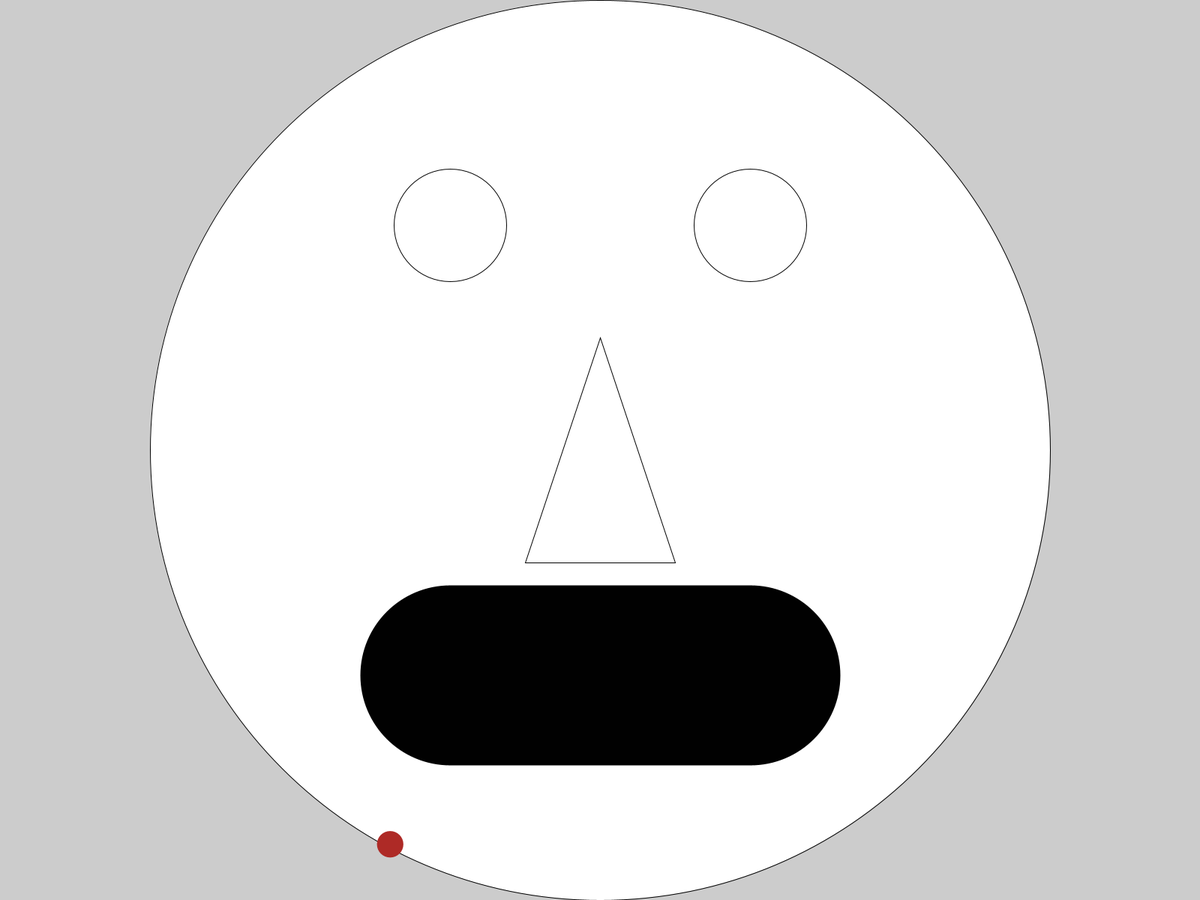
Frame 1 (no input)
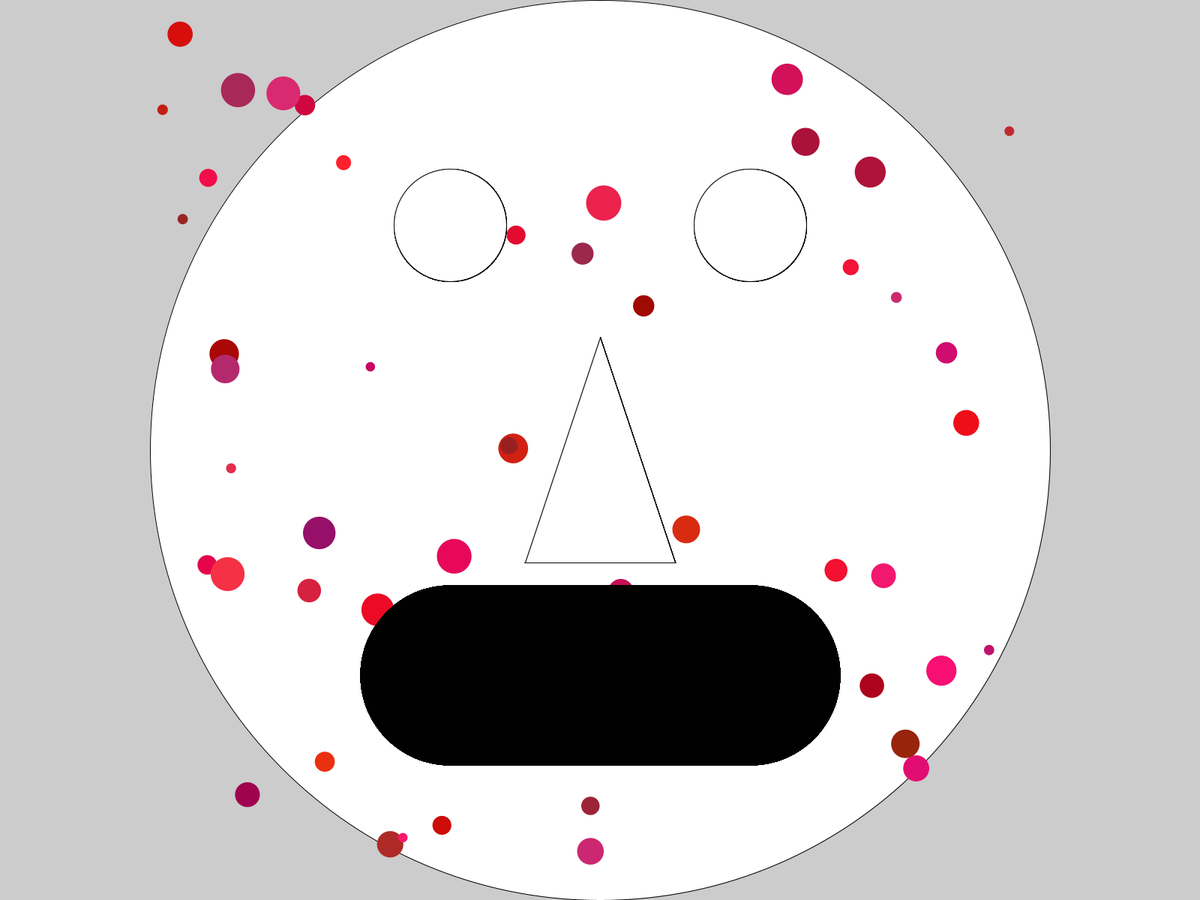
Frame 60 (the mouse pressed at the canvas centre just before this capture)
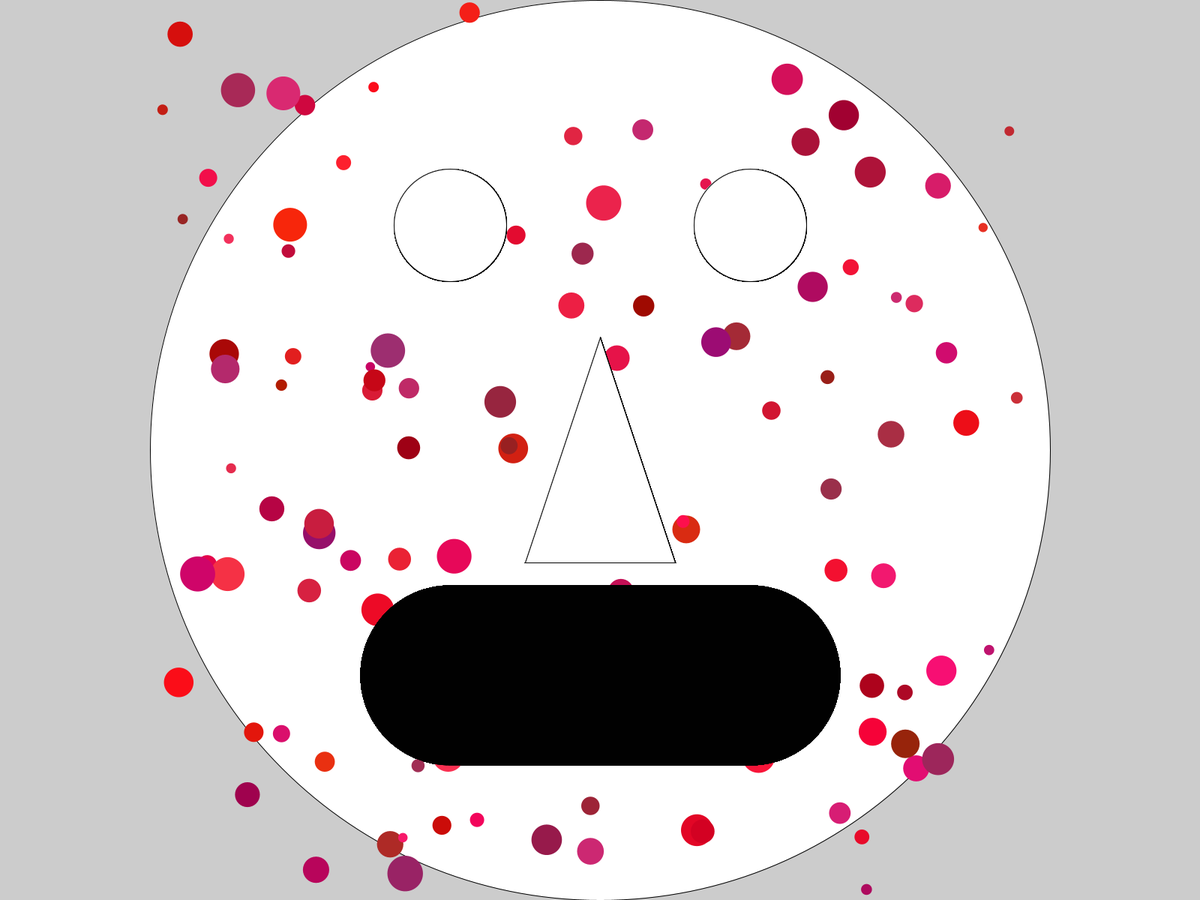
Frame 120 (the mouse held since frame 60 and released just before this capture)

The Processing sketch that drew these frames (run headless with seeded random() and noise(); from frame 60 on, the mouse is pressed at the canvas centre):

// Processing sketch: CompositeShapesDynamic
// ── CompositeShapesDynamic.pde
//Global Variables
int smallerDisplayDimension, reset, mouthOpen;
float rectFaceX, rectFaceY, rectFaceWidth, rectFaceHeight;
float faceX, faceY, faceDiameter;
float leftEyeX, leftEyeY, rightEyeX, rightEyeY, eyeDiameter;
float mouthX1, mouthY1, mouthX2, mouthY2;
float xNose1, yNose1, xNose2, yNose2, xNose3, yNose3;
color measleColour, whiteReset;
Boolean nightMode;
float measleY, measleX, measleDiameter, measleRadius;
//
void setup() 
{
//Display Geometry
fullScreen(); //Uses displayWidth and displayHeight
//Landscape, not portrait or square
int appWidth = displayWidth, appHeight = displayHeight;
println (width, height, displayWidth, displayHeight);
println (appWidth, appHeight);
//Display Orientation
//Computer Tells us the orientation, important for Cell Phone orientation
//if (width >= jeight) {println("Landscape or Square");} else {println("Portrait");}
String ls="Landscape or Square?", p="Portrait", DO="Display Orientation:", instruct="Bru, turn your poon";
String orientation = (width >= height) ? ls : p;
println(DO, orientation);//Verify Variables
if (orientation == p) println(instruct);

/*if (orientation == "Landscape or Square") {empty IF statement} 
else {
println("turn your phone");
}*/


//
//Variable Population: Notic using appWidth & appHeight to move between size() & fullScreen()
smallerDisplayDimension = appHeight; //ALWAYS in landscape
//largerDisplayDimension = width;
reset= smallerDisplayDimension/smallerDisplayDimension;
faceX = appWidth*1/2;
faceY = appHeight*1/2;
rectFaceX = (appWidth*1/2)-(smallerDisplayDimension*1/2); //Square Shape
rectFaceY = appHeight*0;//Square Shape
rectFaceWidth = smallerDisplayDimension;
rectFaceHeight = smallerDisplayDimension;
faceDiameter = smallerDisplayDimension;
leftEyeX = appWidth*3/8;
rightEyeX = appWidth*5/8;
leftEyeY = appHeight*1/4;
rightEyeY = leftEyeY;
eyeDiameter = smallerDisplayDimension*1/8;
mouthX1 = leftEyeX;
mouthY1 = appHeight*3/4;
mouthX2 = rightEyeX;
mouthY2 = mouthY1;
mouthOpen = smallerDisplayDimension*1/5;
xNose1 = appWidth*1/2;
yNose1 = appHeight*3/8;
xNose2 = appWidth*7/16;
yNose2 =appHeight*5/8;
xNose3 = appWidth*9/16;
yNose3 = yNose2; 
//
//Face :Circle = Inscribing a Circle in a rectangle
//Centre a circle on display orientation
//rect(rectFaceX, rectFaceY, rectFaceWidth, rectFaceHeight);
ellipse(faceX, faceY, faceDiameter, faceDiameter);
}//End Setup
//
void draw() 
{
//Measle
measleDiameter = random(smallerDisplayDimension*1/100, smallerDisplayDimension*1/25);//Range of measle size: small=*1/100, large=4xbigger (*1/25)
measleRadius = measleDiameter*1/2;
//println( (appWidth*0)+measleDiameter*1/2, appWidth);
measleX = random(rectFaceX+measleRadius, (( rectFaceX+rectFaceWidth) - measleRadius));
measleY = random(rectFaceY+measleRadius, (( rectFaceY+rectFaceHeight) - measleRadius));
nightMode=false;//Note: IF-ELSE similar to tretinary operator 
//color red=#FF0000, measleColour=red, whiteReset = #000000;
measleColour = (nightMode==false) ? color (random(150, 255), random(50), random(120)) : color(255, random(50), 0);
whiteReset = #FFFFFF;
//
//
//
//random values given other variables (similar to button code)
//rect(measleX - measleRadius, measleY - measleRadius, measleDiameter, measleDiameter);
noStroke(); // gets rid of shape outline
fill(measleColour);
ellipse (measleX,measleY,measleDiameter, measleDiameter);
stroke(reset); //Reset to one pixel
fill(whiteReset); //Reset to first colour (i.e blackReset)
//
//Left eye
//rect(leftEyeX - eyeDiameter*1/2, leftEyeY- eyeDiameter*1/2, eyeDiameter, eyeDiameter);
ellipse(leftEyeX, leftEyeY, eyeDiameter, eyeDiameter);
//
//Right eye
//rect(rightEyeX - eyeDiameter*1/2, rightEyeY - eyeDiameter*1/2, eyeDiameter, eyeDiameter);
ellipse(rightEyeX, rightEyeY, eyeDiameter, eyeDiameter);
//
//Nose
//rect(xNose2, yNose1, appWidth*1/8 , appHeight*1/4);
triangle(xNose1, yNose1, xNose2, yNose2, xNose3, yNose3);
//
//Mouth
//rect(mouthX1 - mouthOpen*1/2, mouthY1 - mouthOpen*1/2, appWidth*1/4 + mouthOpen, appHeight* 1/5);
strokeWeight(mouthOpen);
line(mouthX1, mouthY1, mouthX2, mouthY2);
strokeWeight(reset); // reset to one pixel
//
}//End Draw
//
void keyPressed() 
{

}//End keyPressed
//
void mousePressed() 
{

}//End mousePressed
//
//End Main Program
